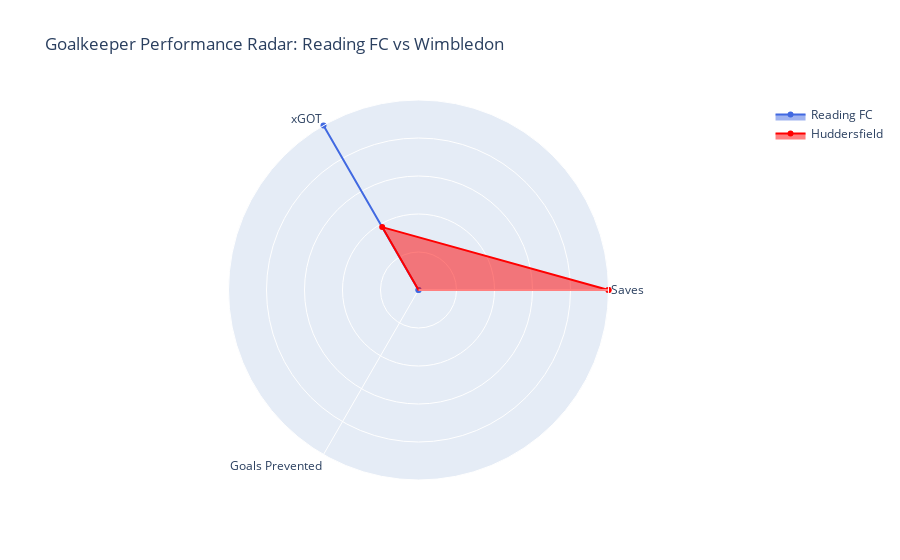

This figure's notebook cell:
### Code cell
# Define Goalkeeper categories
goalkeeper_categories = ['Saves', 'xGOT', 'Goals Prevented']

# Raw values
reading_goalkeeper_vals = [
    match['rfc_GK_Saves'],
    match['rfc_xGOT_Faced'],
    match['rfc_GK_Goals_Prevented']
]

opp_goalkeeper_vals = [
    match['opp_GK_Saves'],
    match['opp_xGOT_Faced'],
    match['opp_GK_Goals_Prevented']
]

# Normalize (so each stat is 0–1 range)
max_vals = [max(r, o) if max(r, o) > 0 else 1 for r, o in zip(reading_goalkeeper_vals, opp_goalkeeper_vals)]
reading_norm = [r / m for r, m in zip(reading_goalkeeper_vals, max_vals)]
opp_norm = [o / m for o, m in zip(opp_goalkeeper_vals, max_vals)]

# Create radar chart
fig = go.Figure()

fig.add_trace(go.Scatterpolar(
    r=reading_norm + [reading_norm[0]],
    theta=goalkeeper_categories + [goalkeeper_categories[0]],
    fill='toself',
    name='Reading FC',
    line=dict(color='royalblue')
))

fig.add_trace(go.Scatterpolar(
    r=opp_norm + [opp_norm[0]],
    theta=goalkeeper_categories + [goalkeeper_categories[0]],
    fill='toself',
    name='Huddersfield',
    line=dict(color='red')
))

# Layout tweaks
fig.update_layout(
    polar=dict(
        radialaxis=dict(visible=True, range=[0, 1], showticklabels=False)
    ),
    title="Goalkeeper Performance Radar: Reading FC vs Wimbledon",
    showlegend=True
)

fig.show()

### Figure 1 — Plotly figure (JSON) as saved in the notebook; plotly's stock layout.template omitted (floating-point values rounded to 4 significant figures)
{"data": [{"fill": "toself", "line": {"color": "royalblue"}, "name": "Reading FC", "r": [0, 1, -0.64, 0], "theta": ["Saves", "xGOT", "Goals Prevented", "Saves"], "type": "scatterpolar"}, {"fill": "toself", "line": {"color": "red"}, "name": "Huddersfield", "r": [1, 0.3824, -0.48, 1], "theta": ["Saves", "xGOT", "Goals Prevented", "Saves"], "type": "scatterpolar"}], "layout": {"polar": {"radialaxis": {"range": [0, 1], "showticklabels": false, "visible": true}}, "showlegend": true, "title": {"text": "Goalkeeper Performance Radar: Reading FC vs Wimbledon"}}}
